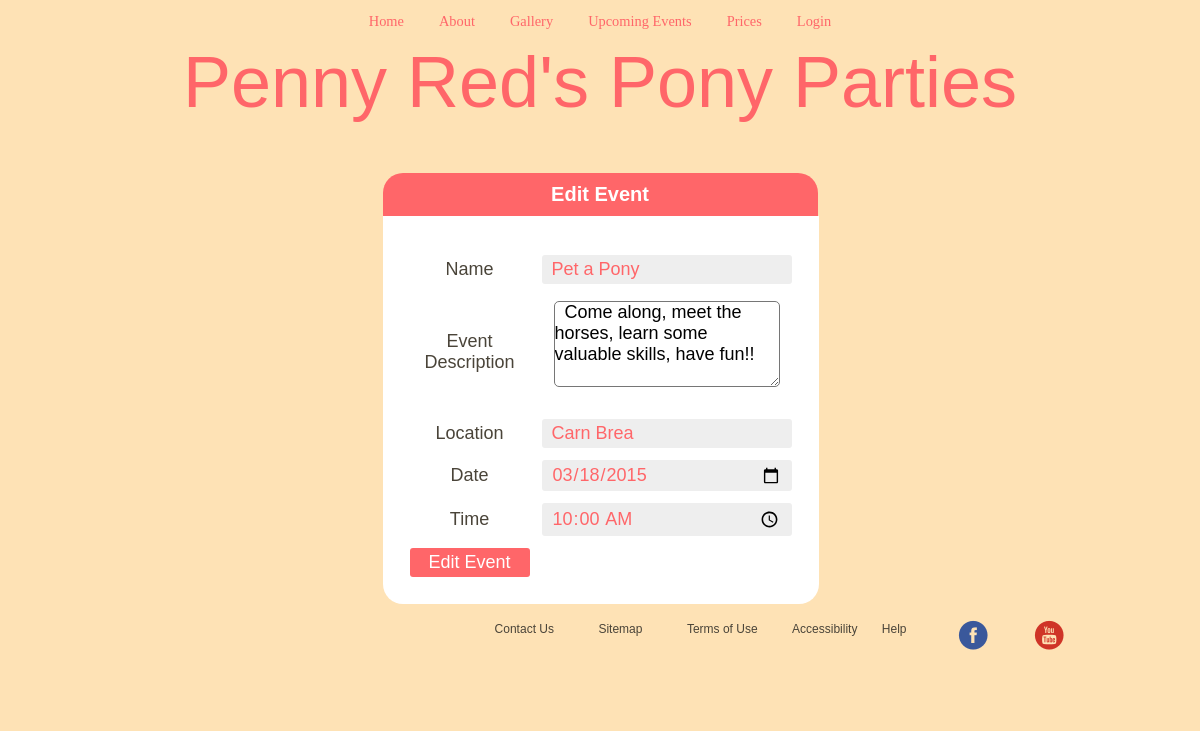
The app's page /Members/Admin/editevent.php?eventid=2 with its own data.
### tables this page shows
CREATE TABLE `events` (
`eventid` int(11) NOT NULL,
  `eventname` varchar(50) NOT NULL,
  `eventdescription` text NOT NULL,
  `location` varchar(50) NOT NULL,
  `date` date NOT NULL,
  `time` time NOT NULL
);

### Members/Admin/editevent.php (the view, shortened to what this page needs)
<?php
  include ("../headerm.php");
  function renderForm($eventid, $eventname, $eventdescription, $location, $date, $time, $error)
  {
 ?>
 <form action="" method="post">
   <div class="loginbox">
    <div class="logincontainer">
      <div id="login">
        <h2>Edit Event</h2>
        <form action="" method="POST">
          <fieldset>
            <table class="bookingform">
              <tr><td><input type="hidden" name="eventid" value="<?php echo $eventid; ?>"/></td></tr>
              <tr><td><label for="eventname">Name</label></td><td>
              <input type="text" name="eventname" value="<?php echo $eventname; ?>"/><br /></td></tr>
              <tr><td><label for="eventdescription">Event Description</label></td><td>
              <textarea name="eventdescription" id="eventdescription" rows="4" cols="20" style="background-color: white;"><?php echo $eventdescription; ?></textarea></p></td></tr>
              <tr><td><label for="location">Location</label></td><td>
              <input type="text" name="location" value="<?php echo $location; ?>"/><br /></td></tr>
              <tr><td><label for="date">Date</label></td><td>
              <input type="date" name="date" value="<?php echo $date; ?>"/><br /></td></tr>
              <tr><td><label for="time">Time</label></td><td>
              <input type="time" name="time" value="<?php echo $time; ?>"/><br /></td></tr>
              <tr><td><input type="submit" name="submit" value="Edit Event"></td></tr>
            </table>
          </fieldset>
        </form>
      </div>
    </div>
  </form>
</body>
</html>
<?php
}
if (isset($_POST['submit']))
{
 if (is_numeric($_POST['eventid']))
 {
   $eventid = $_POST['eventid'];
   $eventname = mysql_real_escape_string(htmlspecialchars($_POST['eventname']));
   $eventdescription = mysql_real_escape_string(htmlspecialchars($_POST['eventdescription']));
   $location = mysql_real_escape_string(htmlspecialchars($_POST['location']));
   $date = mysql_real_escape_string(htmlspecialchars($_POST['date']));
   $time = mysql_real_escape_string(htmlspecialchars($_POST['time']));
   if ($eventid == '' || $eventname == '' || $eventdescription == '' || $location == '' || $date == '' || $time == '')
   {
     $error = 'ERROR: Please fill in all required fields!';
     renderForm($eventid, $eventname, $eventdescription, $location, $date, $time);
   }
   else
   {
     mysql_query("UPDATE events SET eventid='$eventid',eventname='$eventname',eventdescription='$eventdescription',location='$location',date='$date',time='$time' WHERE eventid='$eventid'")
     or die(mysql_error());
     header("Location: events.php");
   }
 }
 else
 {
   echo 'Error!';
 }
}
else
{
 if (isset($_GET['eventid']) && is_numeric($_GET['eventid']) && $_GET['eventid'] > 0)
 {
   $eventid = $_GET['eventid'];
   $result = mysql_query("SELECT * FROM events WHERE eventid='$eventid'")
   or die(mysql_error());
   $row = mysql_fetch_array($result);
   if($row)
   {
     $eventid = $row['eventid'];
     $eventname = $row['eventname'];
     $eventdescription = $row['eventdescription'];
     $location = $row['location'];
     $date = $row['date'];
     $time = $row['time'];
     renderForm($eventid, $eventname, $eventdescription, $location, $date, $time, '');
   }
   else
   {
     echo "No results!";
   }
 }
 else
 {
   echo 'Error!';
 }
}
?>
</body>
</html>

### PR.css (style rules this page uses)
* { margin: 0; padding: 0; font-size: 18px; font-family: "Wingdings", sans-serif; background-color: #fee2b5; }
html, body { height: 100%; }
body { width: 1000px; margin: auto; }
a { font-family: "KG Miss Kindergarten", Georgia, Serif; }
textarea { -webkit-border-radius: 5px; -moz-border-radius: 5px; border-radius: 5px; margin-bottom: 5px; margin-top: 5px; background-color: white; text-indent: 10px; }
label { width: 10px; background-color: white; }
input, text, date, time { margin-left: 10px; -moz-box-sizing: border-box; -webkit-box-sizing: border-box; box-sizing: border-box; border-radius: 5px; margin-bottom: 5px; background-color: white; color: #ff6669; border-style: none; margin: 0; padding: 0; transition: all .3s; width: 250px; }
td { font-family: "KG Miss Kindergarten", Georgia, Serif; color: #4a4439; padding: 5px; background-color: white; }
input[type="submit"] { background: #ff6669; color: white; display: block; margin: 0 auto; padding: 4px 0; width: 150px; cursor: pointer; }
#termsofuse p, ol, ul, li { text-align: left; font-family: Arial; color: #4a4439; font-size: 16px; }
ul { padding: 15px; }
h2 { text-align: center; margin-top: 10px; }
#login { margin-top: 50px; margin-right: auto; margin-left: auto; width: 435px; }
#login h2 { background: #ff6669; border-radius: 20px 20px 0 0; color: #fff; font-size: 20px; padding: 10px 26px; }
#login fieldset { border-style: none; padding: 20px; border-radius: 0 0 20px 20px; background-color: white; }
#login fieldset input { border-radius: 3px; }
#login fieldset input[type="text"], #login fieldset input[type="password"], #login fieldset input[type="date"], #login fieldset input[type="time"] { background: #eee; color: #ff6669; padding: 4px 10px; }
#login fieldset input[type="submit"] { background: #ff6669; color: white; display: block; margin: 0 auto; padding: 4px 0; width: 120px; cursor: pointer; }
body { text-align: center; }
a, a:link, a:active { color: #ff6669; outline: none; text-decoration: none; }
table { margin-left: auto; margin-right: auto; background-color: white; }
#footercontainer { clear: both; width: 100%; height: 100px; bottom:0; left:0; top: 100%; }
#footercontainer a, li { color: #4a4439; list-style-type: none; font-family: Arial; font-size: 12px; display: inline; padding: 10px; }
#footer1 { float: right; margin-left: 20%; margin-right: -60px; }
#footer3 { float: right; margin-left: 5%; }

### records on screen
events: eventname "Pet a Pony", eventdescription "Come along, meet the horses, learn some valuable skills, have fun!!", location "Carn Brea", date "03/18/2015", time "10:00:00"
